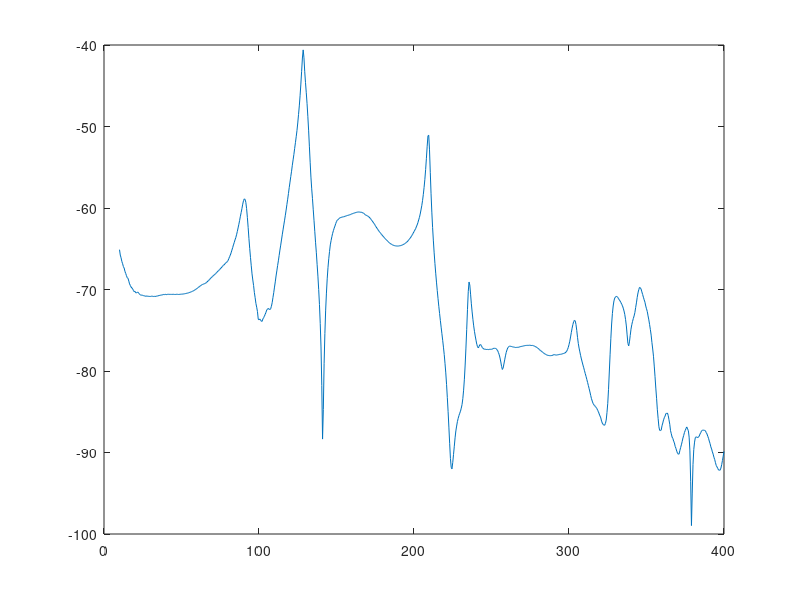

This chart was generated by the following MATLAB code: (Note: this script raises an error after producing the figure.)
clear all; close all; clc
% =========================================================================
% ============================= our data ==================================
% Frequency response of system is placed in Gjw
% Frequency variable is placed in ww
 P=[              
 -6.20000E+00  1.24000E-03  1.99000E+00 -1.60000E-01 -2.23000E+00 -1.22000E+00
 -1.43000E+00  7.60000E-01 -6.65000E-01 -9.53000E-02 -5.03000E-01 -5.59000E-01
 -7.84000E-01 -7.67000E-01 -1.01000E+00 -8.23000E-01 -1.35000E+00 -8.87000E-01
 -1.43000E+00 -6.15000E-01 -1.33000E+00 -7.00000E-01 -1.50000E+00 -5.47000E-01
 -1.30000E+00 -5.41000E-01 -1.41000E+00 -6.01000E-01 -1.43000E+00 -6.94000E-01
 -1.55000E+00 -7.47000E-01 -1.61000E+00 -9.47000E-01 -1.66000E+00 -9.38000E-01
 -1.72000E+00 -9.83000E-01 -1.77000E+00 -1.01000E+00 -1.84000E+00 -1.19000E+00
 -1.89000E+00 -1.20000E+00 -1.99000E+00 -1.28000E+00 -2.07000E+00 -1.32000E+00
 -2.17000E+00 -1.41000E+00 -2.26000E+00 -1.47000E+00 -2.40000E+00 -1.55000E+00
 -2.48000E+00 -1.58000E+00 -2.57000E+00 -1.68000E+00 -2.72000E+00 -1.67000E+00
 -2.81000E+00 -1.76000E+00 -2.97000E+00 -1.88000E+00 -3.09000E+00 -1.84000E+00
 -3.15000E+00 -1.90000E+00 -3.24000E+00 -2.02000E+00 -3.36000E+00 -2.08000E+00
 -3.49000E+00 -2.22000E+00 -3.61000E+00 -2.34000E+00 -3.73000E+00 -2.42000E+00
 -3.84000E+00 -2.54000E+00 -4.06000E+00 -2.68000E+00 -4.17000E+00 -2.77000E+00
 -4.34000E+00 -2.95000E+00 -4.62000E+00 -3.09000E+00 -4.88000E+00 -3.15000E+00
 -5.08000E+00 -3.16000E+00 -5.21000E+00 -3.29000E+00 -5.41000E+00 -3.40000E+00
 -5.61000E+00 -3.54000E+00 -5.89000E+00 -3.65000E+00 -6.12000E+00 -3.76000E+00
 -6.34000E+00 -3.88000E+00 -6.60000E+00 -4.03000E+00 -6.84000E+00 -4.11000E+00
 -7.07000E+00 -4.29000E+00 -7.42000E+00 -4.41000E+00 -7.67000E+00 -4.50000E+00
 -7.97000E+00 -4.62000E+00 -8.28000E+00 -4.74000E+00 -8.56000E+00 -4.86000E+00
 -8.87000E+00 -5.00000E+00 -9.24000E+00 -5.12000E+00 -9.58000E+00 -5.25000E+00
 -9.91000E+00 -5.34000E+00 -1.02000E+01 -5.48000E+00 -1.06000E+01 -5.60000E+00
 -1.09000E+01 -5.71000E+00 -1.13000E+01 -5.87000E+00 -1.17000E+01 -5.99000E+00
 -1.21000E+01 -6.13000E+00 -1.25000E+01 -6.25000E+00 -1.30000E+01 -6.37000E+00
 -1.34000E+01 -6.47000E+00 -1.39000E+01 -6.57000E+00 -1.43000E+01 -6.68000E+00
 -1.48000E+01 -6.74000E+00 -1.53000E+01 -6.82000E+00 -1.58000E+01 -6.94000E+00
 -1.62000E+01 -7.01000E+00 -1.68000E+01 -7.07000E+00 -1.72000E+01 -7.13000E+00
 -1.76000E+01 -7.23000E+00 -1.82000E+01 -7.34000E+00 -1.87000E+01 -7.37000E+00
 -1.92000E+01 -7.36000E+00 -1.97000E+01 -7.42000E+00 -2.02000E+01 -7.52000E+00
 -2.07000E+01 -7.60000E+00 -2.12000E+01 -7.66000E+00 -2.18000E+01 -7.72000E+00
 -2.23000E+01 -7.76000E+00 -2.28000E+01 -7.80000E+00 -2.33000E+01 -7.94000E+00
 -2.39000E+01 -8.05000E+00 -2.45000E+01 -8.04000E+00 -2.50000E+01 -8.19000E+00
 -2.55000E+01 -8.30000E+00 -2.61000E+01 -8.34000E+00 -2.67000E+01 -8.45000E+00
 -2.73000E+01 -8.60000E+00 -2.79000E+01 -8.70000E+00 -2.85000E+01 -8.80000E+00
 -2.91000E+01 -8.94000E+00 -2.98000E+01 -9.08000E+00 -3.04000E+01 -9.18000E+00
 -3.11000E+01 -9.36000E+00 -3.18000E+01 -9.47000E+00 -3.25000E+01 -9.69000E+00
 -3.32000E+01 -9.81000E+00 -3.39000E+01 -9.97000E+00 -3.47000E+01 -1.02000E+01
 -3.55000E+01 -1.03000E+01 -3.63000E+01 -1.06000E+01 -3.71000E+01 -1.08000E+01
 -3.80000E+01 -1.10000E+01 -3.88000E+01 -1.12000E+01 -3.98000E+01 -1.14000E+01
 -4.08000E+01 -1.16000E+01 -4.18000E+01 -1.18000E+01 -4.28000E+01 -1.21000E+01
 -4.39000E+01 -1.23000E+01 -4.51000E+01 -1.25000E+01 -4.62000E+01 -1.27000E+01
 -4.75000E+01 -1.28000E+01 -4.87000E+01 -1.28000E+01 -5.00000E+01 -1.29000E+01
 -5.13000E+01 -1.29000E+01 -5.25000E+01 -1.28000E+01 -5.36000E+01 -1.27000E+01
 -5.48000E+01 -1.27000E+01 -5.59000E+01 -1.28000E+01 -5.70000E+01 -1.31000E+01
 -5.84000E+01 -1.35000E+01 -5.99000E+01 -1.37000E+01 -6.15000E+01 -1.39000E+01
 -6.31000E+01 -1.41000E+01 -6.48000E+01 -1.41000E+01 -6.67000E+01 -1.42000E+01
 -6.86000E+01 -1.42000E+01 -7.03000E+01 -1.40000E+01 -7.22000E+01 -1.40000E+01
 -7.42000E+01 -1.37000E+01 -7.60000E+01 -1.34000E+01 -7.79000E+01 -1.33000E+01
 -7.99000E+01 -1.30000E+01 -8.21000E+01 -1.28000E+01 -8.42000E+01 -1.24000E+01
 -8.65000E+01 -1.20000E+01 -8.87000E+01 -1.16000E+01 -9.10000E+01 -1.11000E+01
 -9.34000E+01 -1.06000E+01 -9.59000E+01 -9.96000E+00 -9.85000E+01 -9.17000E+00
 -1.01000E+02 -8.44000E+00 -1.04000E+02 -7.33000E+00 -1.06000E+02 -6.36000E+00
 -1.09000E+02 -5.39000E+00 -1.12000E+02 -4.68000E+00 -1.14000E+02 -3.76000E+00
 -1.17000E+02 -3.18000E+00 -1.20000E+02 -3.14000E+00 -1.25000E+02 -2.98000E+00
 -1.30000E+02 -2.14000E+00 -1.35000E+02 -7.91000E-01 -1.41000E+02  8.16000E-01
 -1.48000E+02  3.42000E+00 -1.55000E+02  6.87000E+00 -1.63000E+02  1.13000E+01
 -1.70000E+02  1.67000E+01 -1.78000E+02  2.27000E+01 -1.85000E+02  2.96000E+01
 -1.94000E+02  3.74000E+01 -2.04000E+02  4.70000E+01 -2.15000E+02  5.93000E+01
 -2.25000E+02  7.58000E+01 -2.35000E+02  9.58000E+01 -2.44000E+02  1.21000E+02
 -2.48000E+02  1.51000E+02 -2.49000E+02  1.86000E+02 -2.42000E+02  2.30000E+02
 -2.19000E+02  2.79000E+02 -1.74000E+02  3.24000E+02 -1.10000E+02  3.53000E+02
 -3.79000E+01  3.56000E+02  2.86000E+01  3.30000E+02  7.28000E+01  2.86000E+02
  9.59000E+01  2.41000E+02  1.03000E+02  1.99000E+02  1.00000E+02  1.70000E+02
  9.75000E+01  1.46000E+02  9.32000E+01  1.27000E+02  8.73000E+01  1.12000E+02
  8.32000E+01  1.02000E+02  8.23000E+01  9.14000E+01  7.77000E+01  8.16000E+01
  7.58000E+01  7.38000E+01  7.22000E+01  6.71000E+01  7.10000E+01  6.21000E+01
  6.99000E+01  5.62000E+01  6.72000E+01  4.61000E+01  6.20000E+01  5.27000E+01
  6.75000E+01  4.86000E+01  6.94000E+01  4.50000E+01  7.12000E+01  4.11000E+01
  7.36000E+01  3.79000E+01  7.84000E+01  3.68000E+01  8.35000E+01  3.10000E+01
  8.80000E+01  2.61000E+01  9.29000E+01  2.08000E+01  9.77000E+01  1.44000E+01
  1.03000E+02  6.66000E+00  1.05000E+02 -1.92000E+00  1.07000E+02 -9.87000E+00
  1.06000E+02 -1.57000E+01  1.06000E+02 -1.97000E+01  1.08000E+02 -1.99000E+01
  1.13000E+02 -2.06000E+01  1.20000E+02 -2.22000E+01  1.30000E+02 -2.51000E+01
  1.40000E+02 -2.98000E+01  1.52000E+02 -3.65000E+01  1.64000E+02 -4.41000E+01
  1.78000E+02 -5.47000E+01  1.90000E+02 -6.81000E+01  2.04000E+02 -8.10000E+01
  2.16000E+02 -9.75000E+01  2.31000E+02 -1.15000E+02  2.45000E+02 -1.37000E+02
  2.58000E+02 -1.60000E+02  2.72000E+02 -1.86000E+02  2.85000E+02 -2.16000E+02
  2.95000E+02 -2.50000E+02  3.06000E+02 -2.85000E+02  3.14000E+02 -3.24000E+02
  3.22000E+02 -3.67000E+02  3.29000E+02 -4.15000E+02  3.35000E+02 -4.71000E+02
  3.35000E+02 -5.31000E+02  3.29000E+02 -6.02000E+02  3.18000E+02 -6.82000E+02
  2.89000E+02 -7.67000E+02  2.47000E+02 -8.60000E+02  1.90000E+02 -9.53000E+02
  1.20000E+02 -1.06000E+03  2.90000E+01 -1.16000E+03 -7.60000E+01 -1.26000E+03
 -2.09000E+02 -1.37000E+03 -3.66000E+02 -1.47000E+03 -5.43000E+02 -1.57000E+03
 -7.46000E+02 -1.67000E+03 -1.00000E+03 -1.79000E+03 -1.33000E+03 -1.91000E+03
 -1.73000E+03 -2.01000E+03 -2.28000E+03 -2.08000E+03 -3.04000E+03 -2.05000E+03
 -4.08000E+03 -1.72000E+03 -5.35000E+03 -5.88000E+02 -5.79000E+03  1.87000E+03
 -4.03000E+03  3.72000E+03 -2.37000E+03  3.87000E+03 -1.35000E+03  3.68000E+03
 -5.47000E+02  3.38000E+03  6.75000E+01  2.96000E+03  4.73000E+02  2.45000E+03
  6.82000E+02  1.95000E+03  7.10000E+02  1.50000E+03  6.39000E+02  1.17000E+03
  5.26000E+02  9.53000E+02  4.43000E+02  8.17000E+02  3.91000E+02  7.15000E+02
  3.44000E+02  6.11000E+02  2.95000E+02  5.29000E+02  2.53000E+02  4.57000E+02
  2.10000E+02  3.98000E+02  1.78000E+02  3.51000E+02  1.47000E+02  3.01000E+02
  1.22000E+02  2.60000E+02  1.00000E+02  2.18000E+02  8.04000E+01  1.78000E+02
  6.22000E+01  1.37000E+02  5.24000E+01  9.52000E+01  3.83000E+01  5.06000E+01
  2.91000E+01  7.29000E+00  2.50000E+01 -3.85000E+01  2.07000E+01 -8.58000E+01
  2.30000E+01 -1.34000E+02  2.62000E+01 -1.89000E+02  3.34000E+01 -2.42000E+02
  4.23000E+01 -2.98000E+02  5.76000E+01 -3.50000E+02  8.12000E+01 -3.97000E+02
  1.08000E+02 -4.39000E+02  1.43000E+02 -4.79000E+02  1.86000E+02 -5.01000E+02
  2.30000E+02 -5.20000E+02  2.90000E+02 -5.26000E+02  3.52000E+02 -5.20000E+02
  4.15000E+02 -5.06000E+02  4.77000E+02 -4.84000E+02  5.39000E+02 -4.59000E+02
  5.95000E+02 -4.30000E+02  6.43000E+02 -3.91000E+02  6.80000E+02 -3.47000E+02
  7.15000E+02 -3.09000E+02  7.43000E+02 -2.68000E+02  7.70000E+02 -2.27000E+02
  7.87000E+02 -1.85000E+02  8.04000E+02 -1.51000E+02  8.18000E+02 -1.14000E+02
  8.28000E+02 -8.02000E+01  8.38000E+02 -5.09000E+01  8.49000E+02 -2.96000E+01
  8.59000E+02 -4.36000E-01  8.64000E+02  2.17000E+01  8.76000E+02  4.22000E+01
  8.80000E+02  6.24000E+01  8.90000E+02  7.43000E+01  8.97000E+02  8.92000E+01
  9.03000E+02  1.05000E+02  9.14000E+02  1.17000E+02  9.22000E+02  1.29000E+02
  9.30000E+02  1.36000E+02  9.40000E+02  1.45000E+02  9.46000E+02  1.51000E+02
  9.56000E+02  1.58000E+02  9.64000E+02  1.65000E+02  9.73000E+02  1.69000E+02
  9.80000E+02  1.72000E+02  9.88000E+02  1.78000E+02  9.94000E+02  1.79000E+02
  9.99000E+02  1.81000E+02  1.00000E+03  1.83000E+02  1.01000E+03  1.85000E+02
  1.01000E+03  1.87000E+02  1.01000E+03  1.88000E+02  1.01000E+03  1.89000E+02
  1.01000E+03  1.91000E+02  1.00000E+03  1.94000E+02  1.00000E+03  1.98000E+02
  1.00000E+03  1.99000E+02  1.00000E+03  2.00000E+02  1.00000E+03  1.99000E+02
  9.96000E+02  1.97000E+02  9.91000E+02  1.94000E+02  9.86000E+02  1.90000E+02
  9.77000E+02  1.86000E+02  9.69000E+02  1.83000E+02  9.59000E+02  1.81000E+02
  9.49000E+02  1.79000E+02  9.39000E+02  1.77000E+02  9.29000E+02  1.75000E+02
  9.17000E+02  1.73000E+02  9.06000E+02  1.72000E+02  8.96000E+02  1.73000E+02
  8.86000E+02  1.73000E+02  8.77000E+02  1.74000E+02  8.69000E+02  1.75000E+02
  8.61000E+02  1.76000E+02  8.54000E+02  1.75000E+02  8.48000E+02  1.76000E+02
  8.40000E+02  1.76000E+02  8.35000E+02  1.76000E+02  8.29000E+02  1.75000E+02
  8.24000E+02  1.75000E+02  8.19000E+02  1.75000E+02  8.13000E+02  1.74000E+02
  8.09000E+02  1.75000E+02  8.04000E+02  1.76000E+02  8.00000E+02  1.78000E+02
  7.96000E+02  1.79000E+02  7.94000E+02  1.82000E+02  7.92000E+02  1.83000E+02
  7.91000E+02  1.86000E+02  7.90000E+02  1.89000E+02  7.91000E+02  1.92000E+02
  7.92000E+02  1.94000E+02  7.93000E+02  1.96000E+02  7.96000E+02  2.00000E+02
  7.99000E+02  2.02000E+02  8.02000E+02  2.05000E+02  8.07000E+02  2.08000E+02
  8.12000E+02  2.11000E+02  8.18000E+02  2.14000E+02  8.23000E+02  2.17000E+02
  8.30000E+02  2.20000E+02  8.39000E+02  2.24000E+02  8.47000E+02  2.27000E+02
  8.56000E+02  2.31000E+02  8.66000E+02  2.35000E+02  8.78000E+02  2.38000E+02
  8.89000E+02  2.41000E+02  9.03000E+02  2.46000E+02  9.17000E+02  2.49000E+02
  9.35000E+02  2.52000E+02  9.52000E+02  2.55000E+02  9.71000E+02  2.59000E+02
  9.92000E+02  2.60000E+02  1.02000E+03  2.63000E+02  1.04000E+03  2.64000E+02
  1.07000E+03  2.64000E+02  1.10000E+03  2.64000E+02  1.13000E+03  2.63000E+02
  1.16000E+03  2.62000E+02  1.20000E+03  2.60000E+02  1.24000E+03  2.59000E+02
  1.29000E+03  2.56000E+02  1.35000E+03  2.53000E+02  1.41000E+03  2.49000E+02
  1.49000E+03  2.42000E+02  1.59000E+03  2.28000E+02  1.70000E+03  2.07000E+02
  1.84000E+03  1.74000E+02  2.02000E+03  1.19000E+02  2.25000E+03  2.12000E+01
  2.53000E+03 -1.45000E+02  2.89000E+03 -4.46000E+02  3.30000E+03 -9.98000E+02
  3.59000E+03 -2.00000E+03  3.18000E+03 -3.56000E+03  1.35000E+03 -4.65000E+03
 -5.53000E+02 -3.92000E+03 -1.15000E+03 -2.66000E+03 -1.11000E+03 -1.84000E+03
 -9.48000E+02 -1.37000E+03 -8.01000E+02 -1.08000E+03 -6.80000E+02 -8.90000E+02
 -5.84000E+02 -7.50000E+02 -5.06000E+02 -6.48000E+02 -4.44000E+02 -5.67000E+02
 -3.93000E+02 -5.02000E+02 -3.50000E+02 -4.48000E+02 -3.14000E+02 -4.02000E+02
 -2.83000E+02 -3.62000E+02 -2.58000E+02 -3.28000E+02 -2.37000E+02 -2.97000E+02
 -2.19000E+02 -2.69000E+02 -2.06000E+02 -2.42000E+02 -1.95000E+02 -2.16000E+02
 -1.85000E+02 -1.90000E+02 -1.77000E+02 -1.62000E+02 -1.67000E+02 -1.32000E+02
 -1.56000E+02 -1.03000E+02 -1.41000E+02 -7.50000E+01 -1.23000E+02 -5.04000E+01
 -1.06000E+02 -2.78000E+01 -8.80000E+01 -9.20000E+00 -7.04000E+01  6.83000E+00
 -5.35000E+01  2.06000E+01 -3.82000E+01  3.35000E+01 -2.34000E+01  4.41000E+01
 -9.64000E+00  5.41000E+01  3.25000E+00  6.17000E+01  1.45000E+01  6.82000E+01
  2.49000E+01  7.48000E+01  3.44000E+01  8.02000E+01  4.19000E+01  8.40000E+01
  4.80000E+01  8.82000E+01  5.14000E+01  9.22000E+01  5.38000E+01  9.64000E+01
  5.39000E+01  1.01000E+02  5.08000E+01  1.07000E+02  4.69000E+01  1.15000E+02
  4.01000E+01  1.25000E+02  3.08000E+01  1.40000E+02  1.84000E+01  1.61000E+02
  5.19000E+00  1.90000E+02 -1.00000E+01  2.33000E+02 -1.88000E+01  2.97000E+02
 -9.91000E+00  3.89000E+02  5.09000E+01  5.14000E+02  2.22000E+02  6.31000E+02
  4.87000E+02  5.96000E+02  6.30000E+02  3.89000E+02  6.19000E+02  2.10000E+02
  5.62000E+02  1.11000E+02  5.10000E+02  5.45000E+01  4.64000E+02  2.07000E+01
  4.25000E+02  2.16000E+00  3.95000E+02 -5.64000E+00  3.71000E+02 -1.08000E+01
  3.51000E+02 -1.22000E+01  3.33000E+02 -9.94000E+00  3.23000E+02 -9.89000E-01
  3.19000E+02  8.02000E+00  3.27000E+02  1.46000E+01  3.37000E+02  1.05000E+01
  3.38000E+02 -2.81000E+00  3.35000E+02 -1.10000E+01  3.27000E+02 -1.53000E+01
  3.25000E+02 -1.54000E+01  3.23000E+02 -1.56000E+01  3.23000E+02 -1.44000E+01
  3.25000E+02 -1.36000E+01  3.25000E+02 -1.51000E+01  3.26000E+02 -1.44000E+01
  3.28000E+02 -1.48000E+01  3.28000E+02 -1.48000E+01  3.31000E+02 -1.50000E+01
  3.32000E+02 -1.49000E+01  3.34000E+02 -1.35000E+01  3.35000E+02 -1.20000E+01
  3.37000E+02 -1.22000E+01  3.41000E+02 -1.17000E+01  3.44000E+02 -1.28000E+01
  3.45000E+02 -1.52000E+01  3.46000E+02 -1.79000E+01  3.46000E+02 -2.09000E+01
  3.42000E+02 -2.40000E+01  3.38000E+02 -2.72000E+01  3.30000E+02 -3.01000E+01
  3.21000E+02 -3.14000E+01  3.08000E+02 -3.00000E+01  2.93000E+02 -2.45000E+01
  2.77000E+02 -9.92000E+00  2.66000E+02  1.41000E+01  2.70000E+02  4.13000E+01
  2.83000E+02  6.31000E+01  2.99000E+02  7.67000E+01  3.17000E+02  8.41000E+01
  3.35000E+02  8.65000E+01  3.50000E+02  8.43000E+01  3.63000E+02  7.92000E+01
  3.72000E+02  7.11000E+01  3.78000E+02  6.37000E+01  3.81000E+02  5.66000E+01
  3.82000E+02  5.09000E+01  3.83000E+02  4.70000E+01  3.83000E+02  4.39000E+01
  3.84000E+02  4.20000E+01  3.85000E+02  4.05000E+01  3.86000E+02  3.76000E+01
  3.86000E+02  3.70000E+01  3.88000E+02  3.72000E+01  3.90000E+02  3.66000E+01
  3.92000E+02  3.59000E+01  3.93000E+02  3.52000E+01  3.97000E+02  3.51000E+01
  4.00000E+02  3.36000E+01  4.02000E+02  3.38000E+01  4.05000E+02  3.20000E+01
  4.07000E+02  3.19000E+01  4.10000E+02  3.19000E+01  4.13000E+02  2.96000E+01
  4.15000E+02  2.91000E+01  4.18000E+02  2.69000E+01  4.20000E+02  2.57000E+01
  4.22000E+02  2.45000E+01  4.24000E+02  2.29000E+01  4.25000E+02  2.20000E+01
  4.28000E+02  2.14000E+01  4.29000E+02  1.96000E+01  4.29000E+02  1.85000E+01
  4.31000E+02  1.72000E+01  4.33000E+02  1.54000E+01  4.33000E+02  1.31000E+01
  4.33000E+02  1.13000E+01  4.32000E+02  1.01000E+01  4.32000E+02  7.83000E+00
  4.29000E+02  7.37000E+00  4.29000E+02  5.82000E+00  4.26000E+02  4.92000E+00
  4.24000E+02  4.49000E+00  4.21000E+02  4.44000E+00  4.18000E+02  6.04000E+00
  4.17000E+02  6.52000E+00  4.14000E+02  7.60000E+00  4.12000E+02  8.55000E+00
  4.10000E+02  1.09000E+01  4.08000E+02  1.23000E+01  4.06000E+02  1.55000E+01
  4.05000E+02  1.84000E+01  4.04000E+02  2.09000E+01  4.03000E+02  2.36000E+01
  4.03000E+02  2.68000E+01  4.04000E+02  3.03000E+01  4.04000E+02  3.21000E+01
  4.05000E+02  3.50000E+01  4.07000E+02  3.71000E+01  4.08000E+02  3.88000E+01
  4.11000E+02  4.11000E+01  4.16000E+02  4.41000E+01  4.18000E+02  4.12000E+01
  4.18000E+02  4.00000E+01  4.18000E+02  4.29000E+01  4.19000E+02  4.36000E+01
  4.22000E+02  4.51000E+01  4.24000E+02  4.66000E+01  4.26000E+02  4.74000E+01
  4.29000E+02  4.83000E+01  4.31000E+02  4.89000E+01  4.32000E+02  5.01000E+01
  4.36000E+02  5.23000E+01  4.38000E+02  5.44000E+01  4.41000E+02  5.70000E+01
  4.43000E+02  6.08000E+01  4.47000E+02  6.56000E+01  4.52000E+02  7.20000E+01
  4.58000E+02  8.01000E+01  4.69000E+02  8.91000E+01  4.83000E+02  9.92000E+01
  5.04000E+02  1.10000E+02  5.30000E+02  1.17000E+02  5.66000E+02  1.19000E+02
  6.09000E+02  1.08000E+02  6.54000E+02  8.36000E+01  6.95000E+02  4.23000E+01
  7.27000E+02 -1.81000E+01  7.38000E+02 -9.52000E+01  7.19000E+02 -1.77000E+02
  6.62000E+02 -2.47000E+02  5.88000E+02 -2.81000E+02  5.22000E+02 -2.80000E+02
  4.77000E+02 -2.65000E+02  4.46000E+02 -2.52000E+02  4.24000E+02 -2.41000E+02
  4.02000E+02 -2.31000E+02  3.84000E+02 -2.22000E+02  3.69000E+02 -2.14000E+02
  3.54000E+02 -2.07000E+02  3.41000E+02 -2.01000E+02  3.27000E+02 -1.95000E+02
  3.14000E+02 -1.89000E+02  3.02000E+02 -1.84000E+02  2.90000E+02 -1.77000E+02
  2.79000E+02 -1.70000E+02  2.67000E+02 -1.65000E+02  2.57000E+02 -1.57000E+02
  2.46000E+02 -1.51000E+02  2.36000E+02 -1.42000E+02  2.28000E+02 -1.33000E+02
  2.24000E+02 -1.24000E+02  2.20000E+02 -1.16000E+02  2.18000E+02 -1.11000E+02
  2.18000E+02 -1.07000E+02  2.15000E+02 -1.07000E+02  2.12000E+02 -1.08000E+02
  2.07000E+02 -1.11000E+02  2.00000E+02 -1.13000E+02  1.94000E+02 -1.15000E+02
  1.85000E+02 -1.18000E+02  1.76000E+02 -1.22000E+02  1.67000E+02 -1.26000E+02
  1.55000E+02 -1.27000E+02  1.45000E+02 -1.31000E+02  1.34000E+02 -1.38000E+02
  1.21000E+02 -1.48000E+02  1.02000E+02 -1.62000E+02  8.24000E+01 -1.79000E+02
  5.08000E+01 -2.01000E+02  8.56000E+00 -2.31000E+02 -5.64000E+01 -2.58000E+02
 -1.50000E+02 -2.86000E+02 -2.86000E+02 -2.99000E+02 -4.66000E+02 -2.51000E+02
 -6.61000E+02 -1.11000E+02 -8.12000E+02  1.30000E+02 -8.51000E+02  4.38000E+02
 -7.66000E+02  7.44000E+02 -5.84000E+02  9.92000E+02 -3.46000E+02  1.15000E+03
 -9.64000E+01  1.22000E+03  1.38000E+02  1.23000E+03  3.35000E+02  1.19000E+03
  4.98000E+02  1.12000E+03  6.32000E+02  1.03000E+03  7.40000E+02  9.31000E+02
  8.26000E+02  8.36000E+02  8.86000E+02  7.40000E+02  9.36000E+02  6.36000E+02
  9.64000E+02  5.47000E+02  9.82000E+02  4.40000E+02  9.79000E+02  3.41000E+02
  9.57000E+02  2.48000E+02  9.09000E+02  1.62000E+02  8.41000E+02  1.01000E+02
  7.45000E+02  7.63000E+01  6.57000E+02  1.09000E+02  6.18000E+02  1.85000E+02
  6.36000E+02  2.54000E+02  6.88000E+02  3.04000E+02  7.57000E+02  3.26000E+02
  8.20000E+02  3.19000E+02  8.75000E+02  3.01000E+02  9.27000E+02  2.75000E+02
  9.74000E+02  2.51000E+02  1.03000E+03  2.39000E+02  1.12000E+03  2.04000E+02
  1.21000E+03  1.52000E+02  1.32000E+03  6.21000E+01  1.41000E+03 -7.33000E+01
  1.46000E+03 -2.52000E+02  1.46000E+03 -4.75000E+02  1.38000E+03 -6.66000E+02
  1.27000E+03 -8.12000E+02  1.13000E+03 -9.16000E+02  1.01000E+03 -9.77000E+02
  8.81000E+02 -1.03000E+03  7.58000E+02 -1.07000E+03  6.35000E+02 -1.10000E+03
  5.21000E+02 -1.09000E+03  4.10000E+02 -1.09000E+03  3.11000E+02 -1.08000E+03
  2.05000E+02 -1.04000E+03  1.15000E+02 -9.98000E+02  3.00000E+01 -9.41000E+02
 -3.63000E+01 -8.79000E+02 -9.51000E+01 -8.11000E+02 -1.40000E+02 -7.24000E+02
 -1.56000E+02 -6.57000E+02 -1.81000E+02 -5.84000E+02 -1.74000E+02 -5.04000E+02
 -1.60000E+02 -4.32000E+02 -1.27000E+02 -3.72000E+02 -9.82000E+01 -3.27000E+02
 -6.30000E+01 -2.84000E+02 -2.21000E+01 -2.57000E+02  6.91000E+00 -2.30000E+02
  4.31000E+01 -2.15000E+02  7.52000E+01 -2.06000E+02  9.16000E+01 -2.02000E+02
  1.17000E+02 -2.05000E+02  1.36000E+02 -2.05000E+02  1.47000E+02 -2.12000E+02
  1.58000E+02 -2.15000E+02  1.60000E+02 -2.22000E+02  1.66000E+02 -2.31000E+02
  1.58000E+02 -2.38000E+02  1.45000E+02 -2.49000E+02  1.30000E+02 -2.47000E+02
  1.13000E+02 -2.38000E+02  1.02000E+02 -2.26000E+02  9.31000E+01 -2.07000E+02
  9.53000E+01 -1.96000E+02  9.40000E+01 -1.86000E+02  9.70000E+01 -1.81000E+02
  9.48000E+01 -1.74000E+02  9.43000E+01 -1.69000E+02  9.06000E+01 -1.61000E+02
  8.99000E+01 -1.56000E+02  9.10000E+01 -1.48000E+02  9.38000E+01 -1.41000E+02
  9.89000E+01 -1.35000E+02  1.04000E+02 -1.32000E+02  1.12000E+02 -1.37000E+02
  1.15000E+02 -1.45000E+02  1.19000E+02 -1.52000E+02  1.19000E+02 -1.64000E+02
  1.15000E+02 -1.80000E+02  1.07000E+02 -1.95000E+02  9.33000E+01 -2.13000E+02
  7.13000E+01 -2.29000E+02  4.67000E+01 -2.43000E+02  1.16000E+01 -2.53000E+02
 -2.63000E+01 -2.45000E+02 -6.81000E+01 -2.32000E+02 -1.04000E+02 -1.95000E+02
 -1.17000E+02 -1.40000E+02 -8.44000E+01 -8.28000E+01 -1.99000E+01 -6.07000E+01
  3.60000E+01 -9.48000E+01  5.52000E+01 -1.42000E+02  4.58000E+01 -1.83000E+02
  2.80000E+01 -2.08000E+02  1.22000E+01 -2.24000E+02 -4.29000E+00 -2.27000E+02
 -1.35000E+01 -2.27000E+02 -1.91000E+01 -2.25000E+02 -2.07000E+01 -2.27000E+02
 -2.09000E+01 -2.31000E+02 -2.48000E+01 -2.38000E+02 -3.24000E+01 -2.43000E+02
 -3.87000E+01 -2.48000E+02 -4.82000E+01 -2.50000E+02 -5.94000E+01 -2.49000E+02
 -7.25000E+01 -2.46000E+02 -8.32000E+01 -2.42000E+02 -9.56000E+01 -2.37000E+02
 -1.06000E+02 -2.26000E+02 -1.16000E+02 -2.17000E+02 -1.25000E+02 -2.03000E+02
 -1.35000E+02 -1.89000E+02 -1.43000E+02 -1.72000E+02 -1.47000E+02 -1.59000E+02
 -1.52000E+02 -1.41000E+02 -1.56000E+02 -1.28000E+02 -1.59000E+02 -1.11000E+02
 -1.63000E+02 -9.44000E+01 -1.63000E+02 -7.80000E+01 -1.65000E+02 -5.94000E+01
 -1.63000E+02 -4.16000E+01 -1.60000E+02 -2.51000E+01 -1.59000E+02 -1.05000E+01
 -1.56000E+02  5.70000E+00 -1.52000E+02  2.03000E+01 -1.49000E+02  3.51000E+01
 -1.46000E+02  4.85000E+01 -1.46000E+02  6.18000E+01 -1.48000E+02  7.70000E+01
 -1.49000E+02  9.66000E+01 -1.48000E+02  1.18000E+02 -1.47000E+02  1.40000E+02];

ww=2*pi*(0:0.5:400); ff=ww/(2*pi);
j=sqrt(-1); 
B=P';
B=B(:);
B_Real=B(1:2:length(B));
B_image=B(2:2:length(B));
B_Complex=B_Real+j*B_image;  %if acceleratoin is measured (FRF system az inja shuru mikonam man)
Gjw=B_Complex./-(ww.').^2;   %if displacement is measured (chon acc andaze giri shode vali man lazem nadaram)
% =========================================================================
% transform continuous data to discrete using bilinear tansfrmation
% !!!!!!!!!!!!!!!! see help bilinear
select_w=21; % chon ferekans payin javabesh bade arc tan dar nazdike sefr javabesh khub nis.
T=5/max(ww);
wwd=2*atan(T*ww(select_w:end)/2);
wwd=wwd';
wwd;
Gzks=Gjw(select_w:end);
% Gzks(1,1)=500+500j;      % because Gjw(1,1) is inf         
% =========================================================================
m=1;                 % number of input
p=1;                 % number of output   
[M,MM]=size(Gzks);    % number of data
j=sqrt(-1);           
q=100;        % q should be greater than system order (Eq 6)
n=22;                % order of system

% ===================== step 1: compute matrix G  =========================
% **************  according to equation (47) or (10) in conf paper*********
% G
for i=1:q
    for k=1:M
    Y_qp_mM(p*(i-1)+1:p*i,m*(k-1)+1:m*k)=exp(j*(i-1)*wwd(k,1))*Gzks((k-1)*p+1:k*p,:);
    end
end

% ==================== step 1: compute matrix Wm  =========================
% *********************  according to equation (48) ***********************
% Wm
for i=1:q
    for k=1:M
    U_m(p*(i-1)+1:p*i,m*(k-1)+1:m*k)=exp(j*(i-1)*wwd(k,1))*eye(m,m);
    end
end
U_re=[real(U_m),imag(U_m)];
Y_re=[real(Y_qp_mM),imag(Y_qp_mM)];
% ================= step 2: compute QR factorizatin   =====================
% ******* according to equation (62) using lqdecomposition function *******
[Q,R]=qr([U_re' Y_re'],0);
R22=R(end-q+1:end,end-q+1:end);
% ==================== step 3: compute SVD  ===============================
% ******* according to equation (63) using lqdecomposition function *******
[U_hat,S_hat,V_hat] = svd(R22');

% =================== step 4: detemine system order  ======================
% **** according to equation (64) and estimate of observability matrix ****
U_hat_s=U_hat(:,1:n);

% ================= step 5: detemine A_hat & C_hat  =======================
% ***************** according to equations (65) & (66) ********************
O_hat_upperline=U_hat_s(p+1:end,:);
O_hat_underline=U_hat_s(1:end-p,:);
A_hat=inv(O_hat_underline'*O_hat_underline)*O_hat_underline'*O_hat_upperline;
C_hat=U_hat_s(1:p,:);
% ================= step 6: detemine B_hat & D_hat  =======================
% ********************* according to equation (67) ************************
teta(1:n+1,1)=0;       % the vector contains of B_hat and D_hat coefficient Az least square problem
for i=1:(M)
    C_hattimeinvA_hat(i,:)=C_hat*inv((exp(j*wwd(i,1)))*eye(size(A_hat))-A_hat);
end
zaribD(1:M,1)=1;
B_hat=teta(1:n,1);
D_hat=teta(n+1,1);
epsilon=Gzks(1:M)-D_hat*C_hattimeinvA_hat*B_hat; % estimation error
norm(epsilon)
jakoobiyan=[C_hattimeinvA_hat zaribD];
jakoobiyan_re=[real(jakoobiyan);imag(jakoobiyan)];
% teta=inv((jakoobiyan_re'*jakoobiyan_re))*((jakoobiyan_re')*[real(Gzks(1:M));imag(Gzks(1:M))]);
teta=inv((jakoobiyan_re'*jakoobiyan_re))*((jakoobiyan_re')*[real(Gzks(1:M));imag(Gzks(1:M))]);
B_hat=teta(1:n,1);
D_hat=teta(n+1,1);
epsilon=Gzks(1:M)-D_hat*C_hattimeinvA_hat*B_hat;
norm(epsilon)
% =============== step 7: estimated transfer function  ====================
% ********************* according to equation (68) ************************
G_hat=ss(A_hat,B_hat,C_hat,D_hat,T);
% figure
% bode(G_hat)

% % % % % % % % % % % % % % % % % % % % % %   
sysc=d2c(G_hat,'tustin');
figure
plot(ff(21:end),20*log10(abs(Gjw(21:end))));
hold on
[magG,phaseG,w]=bode(sysc,10.5*2*pi:pi:2*pi*400);
  for k=1:size(w)
      bb(k,1)=magG(:,:,k);
  end
  plot(w/2/pi,20*log10(bb),'r')
